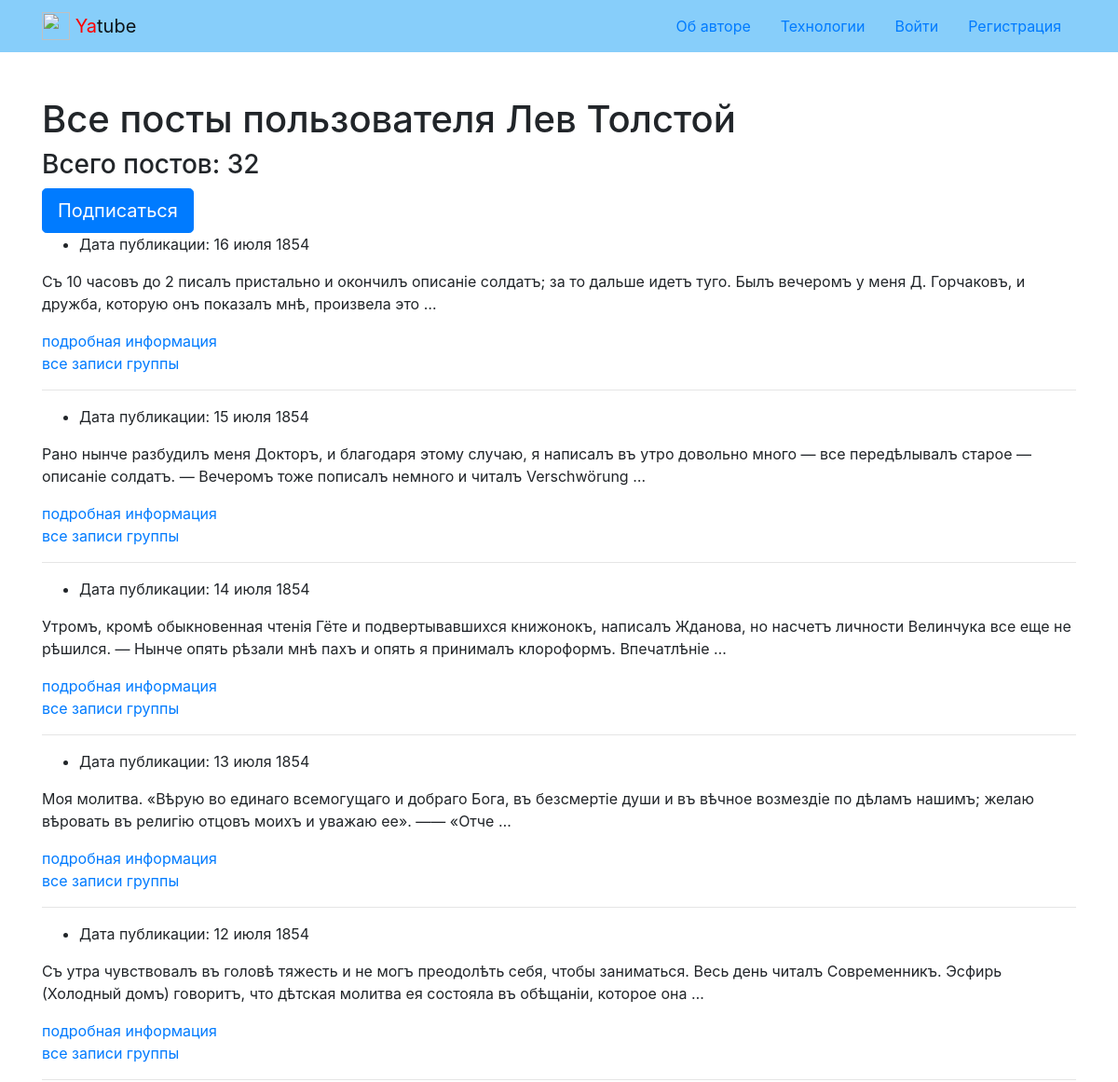
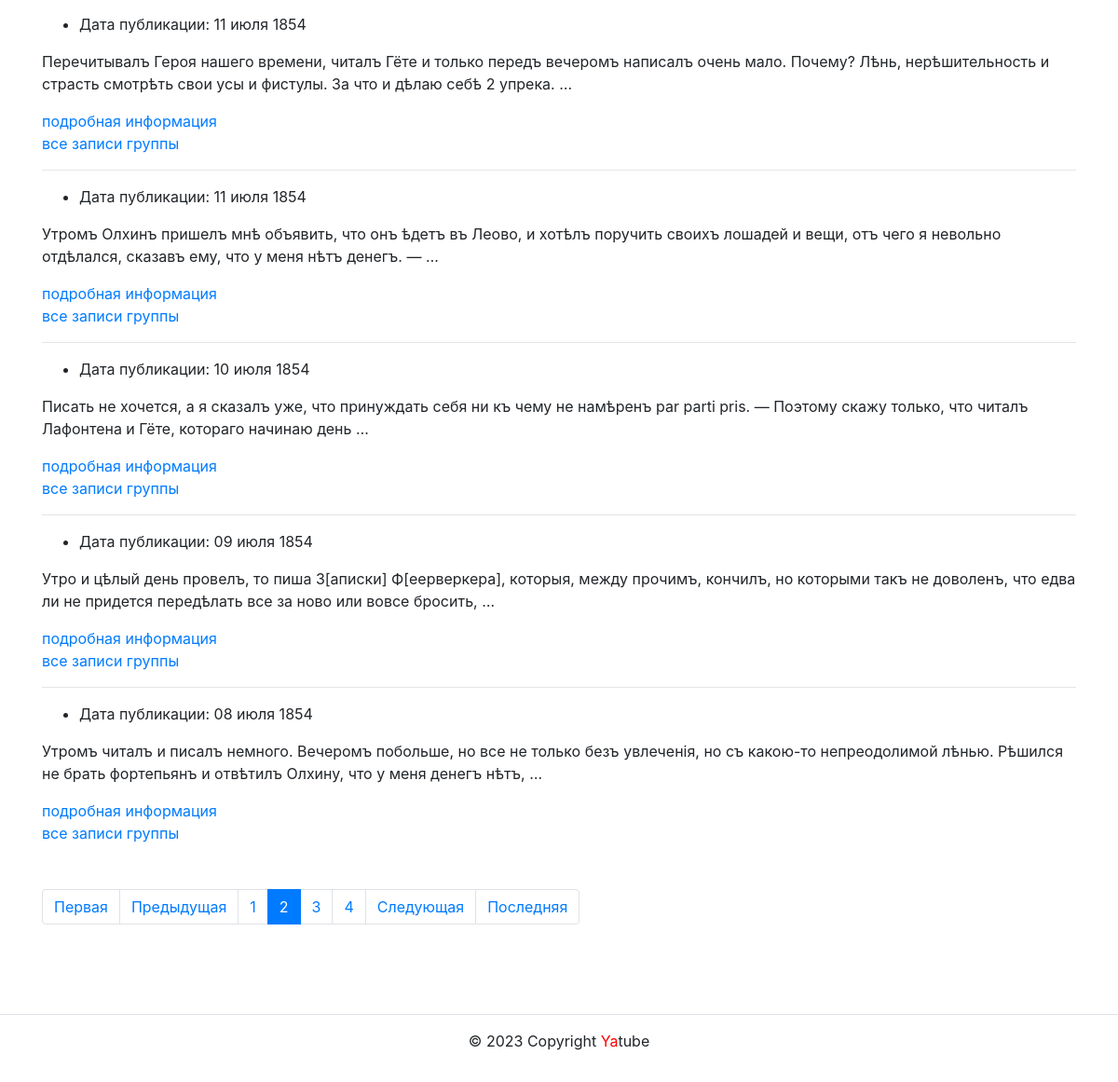
/profile/leo/?page=2, run on the app's committed database (2 pictures, top to bottom).
### posts/models.py (models this page shows, shortened)
class Post(models.Model):
    text = models.TextField(
        verbose_name='Текст поста',
        help_text='Введите текст поста'
    )
    pub_date = models.DateTimeField(
        auto_now_add=True,
        verbose_name='Дата публикации'
    )
    author = models.ForeignKey(
        User,
        on_delete=models.CASCADE,
        related_name='posts',
        verbose_name='Автор'
    )
    group = models.ForeignKey(
        Group,
        blank=True,
        null=True,
        on_delete=models.SET_NULL,
        related_name='posts',
        verbose_name='Группа',
        help_text='Группа, к которой будет относится пост'
    )
    image = models.ImageField(
        'Картинка',
        upload_to='posts/',
        blank=True
    )
    class Meta:
        ordering = ['-pub_date']
        verbose_name = 'Сообщения'
        verbose_name_plural = 'Сообщения'

### posts/views.py (the view)
# urls.py: path('profile/<str:username>/', views.profile, name='profile'),
def profile(request, username):
    is_profile = True
    author = get_object_or_404(User, username=username)
    user = request.user
    post_list = Post.objects.filter(author=author).select_related(
        'group',
        'author',
    )
    count = post_list.count()
    page_obj = paginator(request, post_list)
    following = (
        author.following.filter(user_id=user.id)
    ).exists()
    context = {
        'page_obj': page_obj,
        'author': author,
        'count': count,
        'is_profile': is_profile,
        'following': following,
    }
    return render(request, 'posts/profile.html', context)

### core/context_processors/year.py (called while the page is built)
def year(request):
    tz = pytz.timezone('Europe/Moscow')
    dt = datetime.now(tz)
    year = dt.year
    return {
        'year': year
    }

### posts/views.py (called while the page is built)
def paginator(request, posts):
    paginator = Paginator(posts, SELECT_LIMIT)
    page_number = request.GET.get('page')
    page_obj = paginator.get_page(page_number)
    return page_obj

### templates/posts/profile.html (shortened to what this page needs)
{% extends 'base.html'%}
{% block content %}
  <div class="container py-5">
    <h1>Все посты пользователя {{ author.get_full_name }} </h1>
    <h3>Всего постов: {{ count }} </h3>
    {% if following %}
      <a
        class="btn btn-lg btn-light"
        href="{% url 'posts:profile_unfollow' author.username %}" role="button"
      >
        Отписаться
      </a>
    {% else %}
      <a
        class="btn btn-lg btn-primary"
        href="{% url 'posts:profile_follow' author.username %}" role="button"
      >
        Подписаться
      </a>
    {% endif %}
    <article>
      {% for post in page_obj %}
        {% include 'includes/post.html' %}
        {% if post.group %}
          <a href="{% url 'posts:group_list' post.group.slug %}">все записи группы</a>
        {% endif %}
        {% if not forloop.last %}<hr>{% endif %}
      {% endfor %}
    </article>
    {% include 'posts/includes/paginator.html' %}
  </div>
{% endblock %}

### templates/includes/post.html (shortened to what this page needs)
{% load thumbnail %}
<ul>
    <li>
      Дата публикации: {{ post.pub_date|date:"d E Y" }}
    </li>
</ul>
<p>{{ post.text|truncatewords:30 }}</p>
<a href="{% url 'posts:post_detail' post.id %}">подробная информация</a><br>

### data on the page
Post: pub_date "16 июля 1854", text "Съ 10 часовъ до 2 писалъ пристально и окончилъ описаніе солдатъ; за то дальше идетъ туго. Былъ вечеромъ у меня Д. Горчаковъ, и дружба, которую онъ показалъ мнѣ, произвела это …", shows "все записи группы"
Post: pub_date "15 июля 1854", text "Рано нынче разбудилъ меня Докторъ, и благодаря этому случаю, я написалъ въ утро довольно много — все передѣлывалъ старое — описаніе солдатъ. — Вечеромъ тоже пописалъ немного и читалъ Verschwörung …", shows "все записи группы"
Post: pub_date "14 июля 1854", text "Утромъ, кромѣ обыкновенная чтенія Гёте и подвертывавшихся книжонокъ, написалъ Жданова, но насчетъ личности Велинчука все еще не рѣшился. — Нынче опять рѣзали мнѣ пахъ и опять я принималъ клороформъ. Впечатлѣніе …", shows "все записи группы"
Post: pub_date "13 июля 1854", text "Моя молитва. «Вѣрую во единаго всемогущаго и добраго Бога, въ безсмертіе души и въ вѣчное возмездіе по дѣламъ нашимъ; желаю вѣровать въ религію отцовъ моихъ и уважаю ее». —— «Отче …", shows "все записи группы"
Post: pub_date "12 июля 1854", text "Съ утра чувствовалъ въ головѣ тяжесть и не могъ преодолѣть себя, чтобы заниматься. Весь день читалъ Современникъ. Эсфирь (Холодный домъ) говоритъ, что дѣтская молитва ея состояла въ обѣщаніи, которое она …", shows "все записи группы"
Post: pub_date "11 июля 1854", text "Перечитывалъ Героя нашего времени, читалъ Гёте и только передъ вечеромъ написалъ очень мало. Почему? Лѣнь, нерѣшительность и страсть смотрѣть свои усы и фистулы. За что и дѣлаю себѣ 2 упрека. …", shows "все записи группы"
Post: pub_date "11 июля 1854", text "Утромъ Олхинъ пришелъ мнѣ объявить, что онъ ѣдетъ въ Леово, и хотѣлъ поручить своихъ лошадей и вещи, отъ чего я невольно отдѣлался, сказавъ ему, что у меня нѣтъ денегъ. — …", shows "все записи группы"
Post: pub_date "10 июля 1854", text "Писать не хочется, а я сказалъ уже, что принуждать себя ни къ чему не намѣренъ par parti pris. — Поэтому скажу только, что читалъ Лафонтена и Гёте, котораго начинаю день …", shows "все записи группы"
Post: pub_date "09 июля 1854", text "Утро и цѣлый день провелъ, то пиша З[аписки] Ф[еерверкера], которыя, между прочимъ, кончилъ, но которыми такъ не доволенъ, что едва ли не придется передѣлать все за ново или вовсе бросить, …", shows "все записи группы"
Post: pub_date "08 июля 1854", text "Утромъ читалъ и писалъ немного. Вечеромъ побольше, но все не только безъ увлеченія, но съ какою-то непреодолимой лѣнью. Рѣшился не брать фортепьянъ и отвѣтилъ Олхину, что у меня денегъ нѣтъ, …", shows "все записи группы"

### other printed values
{{ author.get_full_name }} "Лев Толстой"
{{ count }} "32"
{{ i }} "1" "3" "4"
{{ i }} "2"
